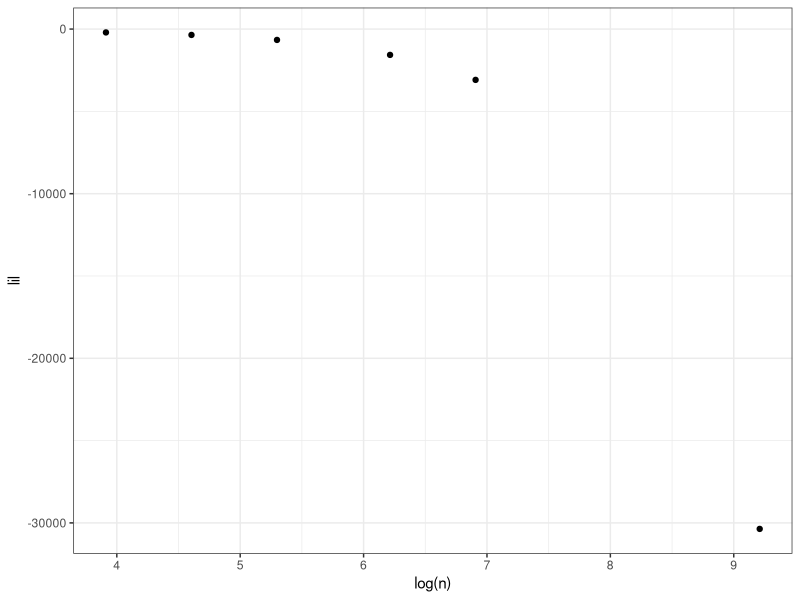
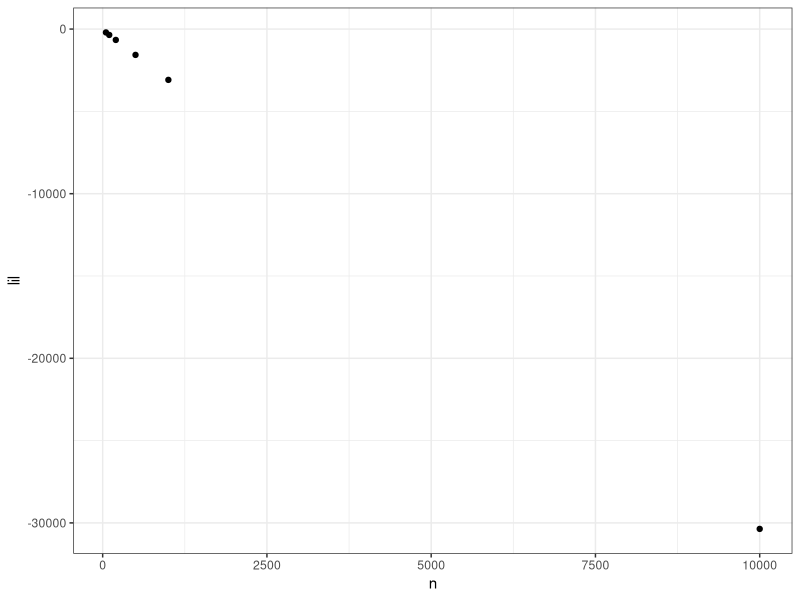

Recreate these plots in R, in order.

library(ggplot2)

set.seed(1)

mu = 30
sigmasq = 4
m_0 = 0 
tau = 3


N_grid = c(50, 100, 200, 500, 1000, 10000)
iters = length(N_grid)


lil = numeric(iters)
lil_n = numeric(1000)

set.seed(1)
for (i in 1:iters) {
    
    
    N = N_grid[i]
    
    # compute log marginal likelihood 1000 times
    for (t in 1:length(lil_n)) {
        
        x = rnorm(N, mean = mu, sd = sqrt(sigmasq))
        xbar = mean(x)
        
        lil_n[t] = log(sqrt(sigmasq)) - N * log(2 * pi * sqrt(sigmasq)) - 
            0.5 * log(N * tau^2 + sigmasq) - sum(x^2) / (2 * sigmasq) - 
            m_0^2 / (2 * tau^2) + 1 / (2 * (N * tau^2 + sigmasq)) * 
            (tau^2 * N^2 * xbar^2 / sigmasq + sigmasq * m_0^2 / tau^2 + 
                 2 * N * xbar * m_0)
        
    }
    
    lil[i] = mean(lil_n)
    
}

lil_df = data.frame(n = N_grid, lil = lil)
ggplot(lil_df, aes(log(n), lil)) + geom_point() + theme_bw()


ggplot(lil_df, aes(n, lil)) + geom_point() + theme_bw()
lm(lil ~ n, lil_df)







